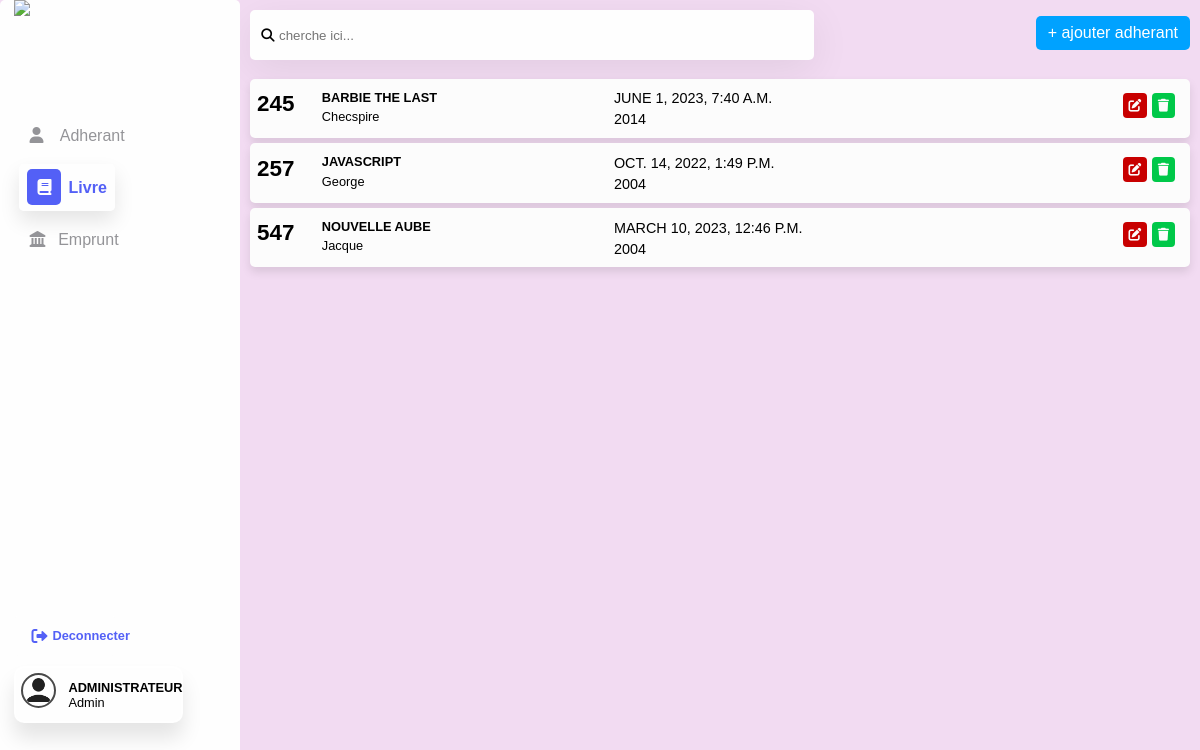
Page /livre/ (signed in) on the committed database.
### management/models.py (models this page shows)
class administrator(AbstractUser):
    pass

class livre(models.Model):
    code_livre = models.IntegerField(primary_key=True)
    auteur = models.CharField(max_length=200)
    titre = models.CharField(max_length=100)
    edition_liv = models.CharField(max_length=150)
    date_edit = models.DateTimeField()

### livre/views.py (the view, shortened to what this page needs)
# urls.py: path("livre/", livre_add_modif, name="livre"),
def livre_add_modif(request):
    userData = request.user
    if str(userData)=="AnonymousUser":return redirect("login")
    allLivre = livre.objects.all()
    return render(request, 'livre.html',{"livres": allLivre, "active" : "livre", "users": userData})

### management/templates/livre.html (shortened to what this page needs)
{% extends 'base.html' %}
{% load static %}
{% block 'title' %}
    <link rel="stylesheet" href="{% static '/css/adherant.css' %}">
    <link rel="stylesheet" href="{% static '/css/modal-supr.css' %}">
{% endblock %}
{% block 'content' %}
        <div id="container-search">
            <form method="POST">
                <div id="search-student">
                    <div class="search-control">
                        <button type="submit"><i class="fa-solid fa-magnifying-glass"></i></button>
                        <input type="text" placeholder="cherche ici..." name="search" autofocus>
                    </div>
                </div>
            </form>
            <div class="add-btn">
                <p>+ ajouter adherant</p>
            </div>
        </div>
            <div id="pay-contain">
                {% for livre in livres %}
                <div class="payment-list">
                    <form method="POST">
                        <div class="matricule-contain">
                            <p>{{ livre.code_livre }}</p>
                        </div>
                        <div class="informations">
                            <p>{{livre.titre}}</p>
                            <p>{{livre.auteur}}</p>
                        </div>
                        <div class="naissance">
                            <p>
                                {{ livre.date_edit }}
                            </p>
                            <p>
                                {{ livre.edition_liv }}
                            </p>
                        </div>
                        <div class="adresse">
                        </div>
                        <div class="options">
                            <a href="#"><i class="fa-solid fa-pen-to-square"></i></a>
                            <a href="#"><i class="fa-solid fa-trash"></i></a>
                        </div>
                    </form>
                </div>
                {% endfor %}
            </div>
        </div>
{% endblock %}

### templates/base.html (shortened to what this page needs)
{% load static %}
<!DOCTYPE html>
<html lang="en">
<head>
    <link rel="stylesheet" href="{% static '/css/side-bars.css' %}">
    <link rel="stylesheet" href="{% static '/ico/all.min.css'%}">
    <link rel="stylesheet" href="{% static '/ico/fontawesome.min.css' %}">
    {% block 'title' %}{% endblock %}
</head>
<body>
    <nav id="side-bar">
        <div class="side-bar-container">
            <div class="logo-bars">
                <img src="{% static '/image/Logo-EMIT.png' %}">
            </div>
            <div class="menu-bars">
                <div class="choise {% if active == 'adh' %}active{% endif %}">
                    <a href="{% url 'home' %}"><i class="fa-solid fa-user"></i> <span class="text-choise">Adherant</span></a>
                </div>
                <div class="choise {% if active == 'livre' %}active{% endif %}">
                    <a href="{% url 'livre' %}"><i class="fa-solid fa-book"></i> <span class="text-choise">Livre</span></a>
                </div>
                <div class="choise {% if active == 'emprunt' %}active{% endif %}">
                    <a href="#"><i class="fa-solid fa-landmark"></i>Emprunt</span></a>
                </div>
            </div>
            <div class="logout-bars">
                <div class="user-name">
                    <div class="logout-btn">
                        <i class="fa-solid fa-right-from-bracket"></i>
                        <a href="{% url 'logout' %}">Deconnecter</a>
                    </div>
                    <div class="profil-connected">
                        {% block 'images' %}
                        <img src="{% static '/image/user-icon.png' %}">
                        {% endblock %}
                        <div class="admin-name">
                            <p>{{ users.last_name }}</p>
                            <p>{{ users.first_name }}</p>
                        </div>
                    </div>
                </div>
            </div>
        </div>
    </nav>
    <div id="container">
        {% block 'content'%}
        {% endblock %}
</body>
</html>

### static/css/side-bars.css (style rules this page uses)
:root { --primary : #5360f6; --bg : #f2dbf2; --white : #f9f7f7; --text : #575757; --gris : #ededf5; --gris-text: #30333b; }
*, body { margin :0; padding : 0; box-sizing: border-box; font-family: sans-serif; }
body { background: var(--bg); }
#side-bar { display: inline-block; position: relative; padding : 10px 10px 10px 0; width: 20%; height: 99vh; border-radius: 5px; z-index: 2; }
#side-bar .side-bar-container { display: inline-flex; position: fixed; left: 0; top : 0; flex-direction: column; padding: 0 1.2%; width : 20%; height: 100%; border-radius: 5px; background: var(--white); }
#side-bar .side-bar-container .logo-bars { width: 100%; height :15%; }
#side-bar .side-bar-container .logo-bars img { height : 80%; }
#side-bar .side-bar-container .menu-bars { display: flex; flex-direction: column; width: 100%; height: 65%; }
#side-bar .side-bar-container .menu-bars .choise { padding : 8px 5px; width: 70%; border-radius: 5px; }
#side-bar .side-bar-container .menu-bars .choise a { text-decoration: none; color : var(--text) }
#side-bar .side-bar-container .menu-bars .choise a i { padding : 10px; margin-right: 2%; border-radius: 5px; }
.active a { background: var(--white); padding : 15px 8px; border-radius: 5px; box-shadow: 0 10px 20px rgba(0,0,0,.1); }
.active a i { background: var(--primary); color : var(--white) }
.active a { color : var(--primary)!important; font-weight: bold; }
.logout-bars { width: 80%; height: 30%; }
.logout-bars .user-name { position: relative; margin-top: 50%; text-transform: uppercase; text-align: left; font-weight: bold; }
.logout-bars .user-name .logout-btn { position: absolute; display: flex; top : -65px; gap : 5px; width :60%; margin :15px 0; padding : 12px 17px; background-color: var(--white); color : var(--primary); border-radius: 5px; animation: enterLogout .6s ease-out; }
.logout-bars .logout-btn a { font-size: .8em; text-decoration: none; text-transform: capitalize; color: var(--primary); }
.logout-bars .user-name .profil-connected { display: flex; gap : 12px; padding: 5px; width : 100%; border: 2px solid #fff; background: var(--white); box-shadow: 0 15px 20px rgba(0,0,0,.1); border-radius: 10px; }
.logout-bars .user-name .profil-connected img { width : 35px; height: 35px; border : 2px solid rgb(73, 73, 73); border-radius: 50%; }
.logout-bars .user-name .profil-connected .admin-name { font-size: .8em; padding: 4% 0; }
.logout-bars .user-name .profil-connected .admin-name p:nth-child(2) { text-transform: capitalize; font-weight: 100; }
#container { display: inline-block; position: relative; float :right; width: 90%; height: 100vh; }

### rows in the picture
administrator: last_name "ADMINISTRATEUR", first_name "Admin"
livre: code_livre "245", titre "BARBIE THE LAST", auteur "Checspire", date_edit "JUNE 1, 2023, 7:40 A.M.", edition_liv "2014"
livre: code_livre "257", titre "JAVASCRIPT", auteur "George", date_edit "OCT. 14, 2022, 1:49 P.M.", edition_liv "2004"
livre: code_livre "547", titre "NOUVELLE AUBE", auteur "Jacque", date_edit "MARCH 10, 2023, 12:46 P.M.", edition_liv "2004"
